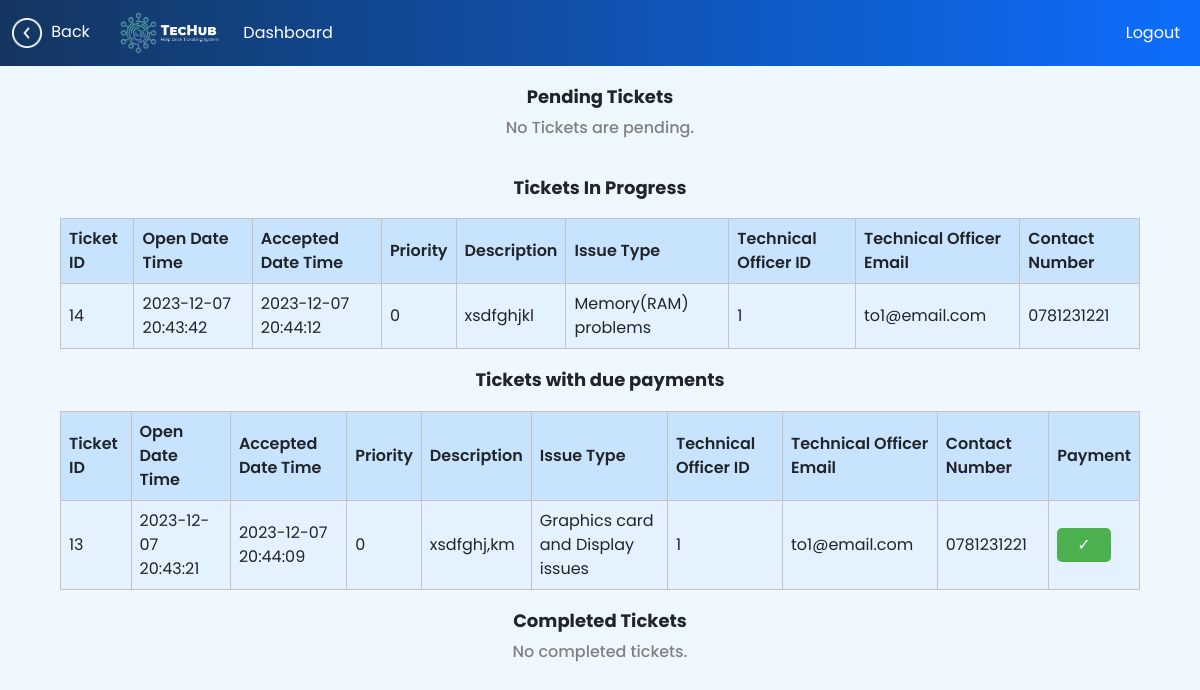
The page /display-tickets.php (signed in) on the database its author committed.
### tables this page shows
CREATE TABLE `ticket` (
  `TicketId` int(11) NOT NULL,
  `OpenDateTime` datetime DEFAULT current_timestamp(),
  `ClosedDateTime` date DEFAULT NULL,
  `TStatus` varchar(255) NOT NULL,
  `TPriority` int(11) NOT NULL,
  `TicketDes` varchar(255) NOT NULL,
  `customerEmail` varchar(255) DEFAULT NULL,
  `IssueType` varchar(255) DEFAULT NULL,
  `Telephone` varchar(255) DEFAULT NULL,
  `CustomerId` int(11) DEFAULT NULL,
  `TechOfficerId` int(11) DEFAULT NULL,
  `InvoiceId` int(11) DEFAULT NULL,
  `AcceptDateTime` datetime DEFAULT NULL
);

CREATE TABLE `techofficer` (
  `TechOfficerID` int(11) NOT NULL,
  `TechOfficerName` varchar(255) NOT NULL,
  `Email` varchar(255) DEFAULT NULL,
  `ContactNo` varchar(255) NOT NULL,
  `RegNo` varchar(255) NOT NULL,
  `TOPassword` varchar(255) DEFAULT NULL
);

### display-tickets.php (the view, shortened to what this page needs)
<?php
include('header-back.php');
?>
<?php
$user_id= $_SESSION['auth_user']['userid'];
function hasPendingTickets($conn,$user_id){
    $query= "SELECT * FROM `ticket` WHERE CustomerId='$user_id' AND TStatus='Pending'";
    $result = mysqli_query($conn,$query);
    return mysqli_num_rows($result)>0;
}
function hasInProgressTickets($conn,$user_id){
    $query= "SELECT * FROM `ticket` WHERE CustomerId='$user_id' AND TStatus='In Progress'";
    $result = mysqli_query($conn,$query);
    return mysqli_num_rows($result)>0;
}
function hasDuePayments($conn,$user_id){
    $query= "SELECT * FROM `ticket` WHERE CustomerId='$user_id' AND TStatus='Due Payment'";
    $result = mysqli_query($conn,$query);
    return mysqli_num_rows($result)>0;
}
function hasCompleted($conn,$user_id){
    $query= "SELECT * FROM `ticket` WHERE CustomerId='$user_id' AND TStatus='Completed'";
    $result = mysqli_query($conn,$query);
    return mysqli_num_rows($result)>0;
}
?>
<!DOCTYPE html>
<html lang="en">
<head>
    <link rel="stylesheet" href="display-tickets.css">
</head>
<body>
<?php
    $ticket_details_query_1 = mysqli_query($conn,"SELECT * FROM `ticket` WHERE CustomerId='$user_id' AND TStatus='Pending'");
    $ticket_details_query_2 = mysqli_query($conn,"SELECT * FROM `ticket` WHERE CustomerId='$user_id' AND TStatus='In Progress'");
    $ticket_details_query_3 = mysqli_query($conn,"SELECT * FROM `ticket` WHERE CustomerId='$user_id' AND TStatus='Due Payment'");
    $ticket_details_query_4 = mysqli_query($conn,"SELECT * FROM `ticket` WHERE CustomerId='$user_id' AND TStatus='Completed'");
    $hasPending = hasPendingTickets($conn,$user_id);
    $hasInProgress = hasInProgressTickets($conn,$user_id);
    $hasDuePayment = hasDuePayments($conn,$user_id);
    $hasCompleted = hasCompleted($conn,$user_id);
?>
<h3>Pending Tickets</h3>
        <?php if($hasPending){?>
        <section>
            <table>
                <tr>
                    <th>Ticket ID</th>
                    <th>Open Date Time</th>
                    <th>Priority</th>
                    <th>Description</th>
                    <th>Issue Type</th>
                </tr>
                <?php
                    while ($row1 = mysqli_fetch_assoc($ticket_details_query_1)) {
                        echo "<tr>";
                        echo "<td>{$row1['TicketId']}</td>";
                        echo "<td>{$row1['OpenDateTime']}</td>";
                        echo "<td>{$row1['TPriority']}</td>";
                        echo "<td>{$row1['TicketDes']}</td>";
                        echo "<td>{$row1['IssueType']}</td>";
                        echo "</tr>";
                    }
                ?>
            </table>
        </section>
        <?php }else{?>
            <h4>No Tickets are pending.</h4>
        <?php } ?>
<h3>Tickets In Progress</h3>
        <?php if($hasInProgress){?>
        <section>
            <table>
                <tr>
                    <th>Ticket ID</th>
                    <th>Open Date Time</th>
                    <th>Accepted Date Time</th>
                    <th>Priority</th>
                    <th>Description</th>
                    <th>Issue Type</th>
                    <th>Technical Officer ID</th>
                    <th>Technical Officer Email</th>
                    <th>Contact Number</th>
                </tr>
                <?php
                    while ($row1 = mysqli_fetch_assoc($ticket_details_query_2)) {
                        $to_details_query_2 = mysqli_query($conn,"SELECT * FROM `techofficer` WHERE TechOfficerID='{$row1['TechOfficerId']}'");
                        $row2 = mysqli_fetch_assoc($to_details_query_2);
                        echo "<tr>";
                        echo "<td>{$row1['TicketId']}</td>";
                        echo "<td>{$row1['OpenDateTime']}</td>";
                        echo "<td>{$row1['AcceptDateTime']}</td>";
                        echo "<td>{$row1['TPriority']}</td>";
                        echo "<td>{$row1['TicketDes']}</td>";
                        echo "<td>{$row1['IssueType']}</td>";
                        echo "<td>{$row1['TechOfficerId']}</td>";
                        echo "<td>{$row2['Email']}</td>";
                        echo "<td>{$row2['ContactNo']}</td>";
                        echo "</tr>";
                    }
                ?>
            </table>
        </section>
        <?php }else{?>
            <h4>No Tickets in progress.</h4>
        <?php } ?>
        <h3>Tickets with due payments</h3>
        <?php if($hasDuePayment){?>
        <section>
            <table>
                <tr>
                <th>Ticket ID</th>
                    <th>Open Date Time</th>
                    <th>Accepted Date Time</th>
                    <th>Priority</th>
                    <th>Description</th>
                    <th>Issue Type</th>
                    <th>Technical Officer ID</th>
                    <th>Technical Officer Email</th>
                    <th>Contact Number</th>
                    <th>Payment</th>
                </tr>
                <?php
                    while ($row2 = mysqli_fetch_assoc($ticket_details_query_3)) {
                        $to_details_query_3 = mysqli_query($conn,"SELECT * FROM `techofficer` WHERE TechOfficerID='{$row2['TechOfficerId']}'");
                        $row3 = mysqli_fetch_assoc($to_details_query_3);
                        echo "<tr>";
                        echo "<td>{$row2['TicketId']}</td>";
                        echo "<td>{$row2['OpenDateTime']}</td>";
                        echo "<td>{$row2['AcceptDateTime']}</td>";
                        echo "<td>{$row2['TPriority']}</td>";
                        echo "<td>{$row2['TicketDes']}</td>";
                        echo "<td>{$row2['IssueType']}</td>";
                        echo "<td>{$row2['TechOfficerId']}</td>";
                        echo "<td>{$row3['Email']}</td>";
                        echo "<td>{$row3['ContactNo']}</td>";
                        echo '<td><form action="payment.php" method="post">';
                        echo '<button class="check-btn" type="submit">&#10003</button>';
                        echo '</form></td>';
                        echo "</tr>";
                    }
                ?>
            </table>
        </section>
        <?php }else{ ?>
            <h4>Tickets with due payments is not available right now.</h4>
        <?php } ?>
        <h3>Completed Tickets</h3>
        <?php if($hasCompleted) { ?>
        <section>
            <table>
                <tr>
                    <th>Ticket ID</th>
                    <th>Open Date Time</th>
                    <th>Accepted Date Time</th>
                    <th>Priority</th>
                    <th>Description</th>
                    <th>Issue Type</th>
                    <th>Technical Officer ID</th>
                    <th>Technical Officer Email</th>
                    <th>Contact Number</th>
                </tr>
                <?php
                    while ($row3 = mysqli_fetch_assoc($ticket_details_query_4)) {
                        $to_details_query_4 = mysqli_query($conn,"SELECT * FROM `techofficer` WHERE TechOfficerID='{$row3['TechOfficerId']}'");
                        $row4 = mysqli_fetch_assoc($to_details_query_4);
                        echo "<tr>";
                        echo "<td>{$row3['TicketId']}</td>";
                        echo "<td>{$row3['OpenDateTime']}</td>";
                        echo "<td>{$row3['AcceptDateTime']}</td>";
                        echo "<td>{$row3['TPriority']}</td>";
                        echo "<td>{$row3['TicketDes']}</td>";
                        echo "<td>{$row3['IssueType']}</td>";
                        echo "<td>{$row3['TechOfficerId']}</td>";
                        echo "<td>{$row4['Email']}</td>";
                        echo "<td>{$row4['ContactNo']}</td>";
                        echo "</tr>";
                    }
                ?>
            </table>
        </section>
        <?php }else{?>
            <h4>No completed tickets.</h4>
        <?php } ?>
</body>
</html>

### header.css (style rules this page uses)
html, body { background-color: aliceblue; font-family: 'Poppins', sans-serif; }

### display-tickets.css (style rules this page uses)
* { box-sizing: border-box; margin: 0; padding: 0; }
table { border-collapse: collapse; width: 90%; margin: 20px auto; }
th, td { border: 0.2px solid #cac1c1; text-align: left; padding: 8px; }
th { background-color: #c8e3fd; }
tr:nth-child(even) { background-color: #e4f2ff; }
h3 { text-align: center; margin-top: 20px; font-size: 18px; font-weight: bolder; }
h4 { text-align: center; margin-top: 10px; margin-bottom: 40px; color: grey; font-size: 16px; }

### display-tickets.php (style rules this page uses)
h3 { text-align: center; margin-top: 20px; font-size: 18px; font-weight: bold; }
th { font-weight: 550; }
h4 { font-weight: 500; }
.check-btn { background-color: #4CAF50; border: none; color: white; padding: 5px 20px; border-radius: 5px; cursor: pointer; font-size: 16px; text-align: center; }

### rows shown on the page
ticket: TicketId "14", OpenDateTime "2023-12-07 20:43:42", AcceptDateTime "2023-12-07 20:44:12", TPriority "0", TicketDes "xsdfghjkl", IssueType "Memory(RAM) problems", TechOfficerId "1", TechOfficerId.Email "to1@email.com", TechOfficerId.ContactNo "0781231221"
ticket: TicketId "13", OpenDateTime "2023-12-07 20:43:21", AcceptDateTime "2023-12-07 20:44:09", TPriority "0", TicketDes "xsdfghj,km", IssueType "Graphics card and Display issues", TechOfficerId "1", TechOfficerId.Email "to1@email.com", TechOfficerId.ContactNo "0781231221"
